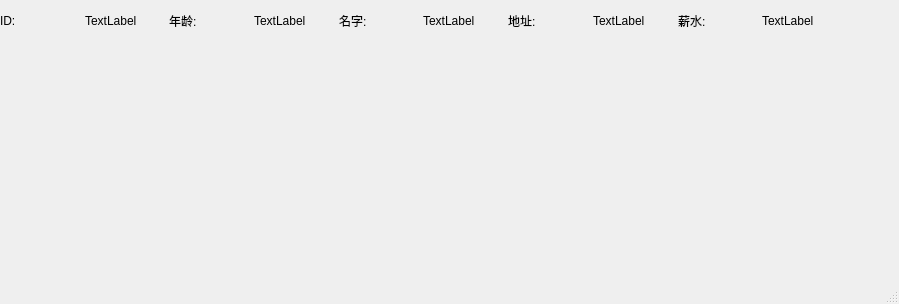
<?xml version="1.0" encoding="UTF-8"?>
<ui version="4.0">
 <class>item</class>
 <widget class="QMainWindow" name="item">
  <property name="geometry">
   <rect>
    <x>0</x>
    <y>0</y>
    <width>899</width>
    <height>304</height>
   </rect>
  </property>
  <property name="windowTitle">
   <string>MainWindow</string>
  </property>
  <widget class="QWidget" name="centralwidget">
   <widget class="QWidget" name="layoutWidget">
    <property name="geometry">
     <rect>
      <x>0</x>
      <y>0</y>
      <width>841</width>
      <height>41</height>
     </rect>
    </property>
    <layout class="QHBoxLayout" name="horizontalLayout">
     <item>
      <widget class="QLabel" name="label">
       <property name="text">
        <string>ID:</string>
       </property>
      </widget>
     </item>
     <item>
      <widget class="QLabel" name="idLabel">
       <property name="text">
        <string>TextLabel</string>
       </property>
      </widget>
     </item>
     <item>
      <widget class="QLabel" name="label_2">
       <property name="text">
        <string>年龄:</string>
       </property>
      </widget>
     </item>
     <item>
      <widget class="QLabel" name="ageLabel">
       <property name="text">
        <string>TextLabel</string>
       </property>
      </widget>
     </item>
     <item>
      <widget class="QLabel" name="label_3">
       <property name="text">
        <string>名字:</string>
       </property>
      </widget>
     </item>
     <item>
      <widget class="QLabel" name="nameLabel">
       <property name="text">
        <string>TextLabel</string>
       </property>
      </widget>
     </item>
     <item>
      <widget class="QLabel" name="label_4">
       <property name="text">
        <string>地址:</string>
       </property>
      </widget>
     </item>
     <item>
      <widget class="QLabel" name="addrLabel">
       <property name="text">
        <string>TextLabel</string>
       </property>
      </widget>
     </item>
     <item>
      <widget class="QLabel" name="label_5">
       <property name="text">
        <string>薪水:</string>
       </property>
      </widget>
     </item>
     <item>
      <widget class="QLabel" name="salaryLabel">
       <property name="sizePolicy">
        <sizepolicy hsizetype="Preferred" vsizetype="Preferred">
         <horstretch>0</horstretch>
         <verstretch>0</verstretch>
        </sizepolicy>
       </property>
       <property name="text">
        <string>TextLabel</string>
       </property>
      </widget>
     </item>
    </layout>
   </widget>
  </widget>
  <widget class="QMenuBar" name="menubar">
   <property name="geometry">
    <rect>
     <x>0</x>
     <y>0</y>
     <width>899</width>
     <height>26</height>
    </rect>
   </property>
  </widget>
  <widget class="QStatusBar" name="statusbar"/>
 </widget>
 <resources/>
 <connections/>
</ui>
